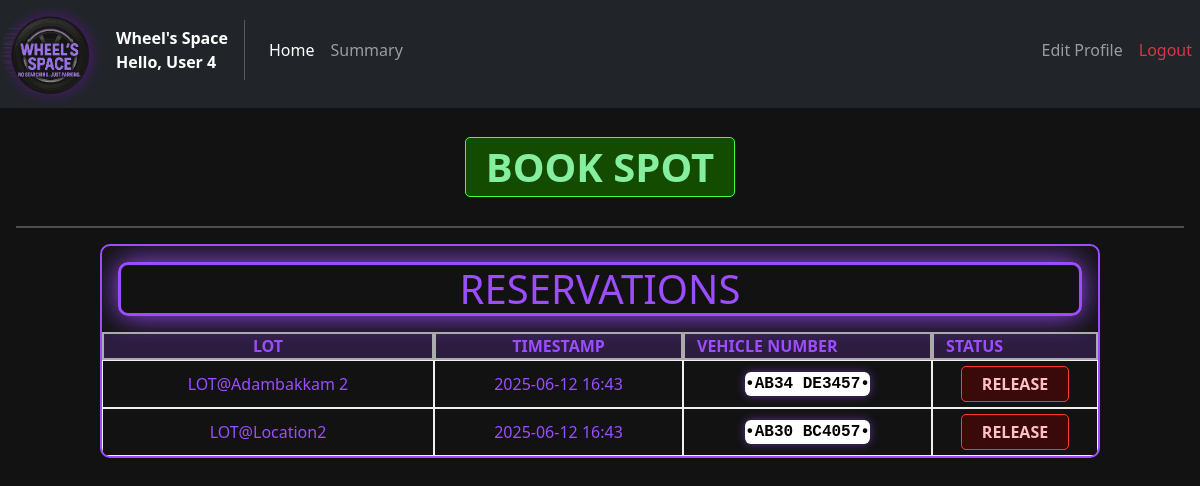
The page /home/5 on the database as committed earlier.
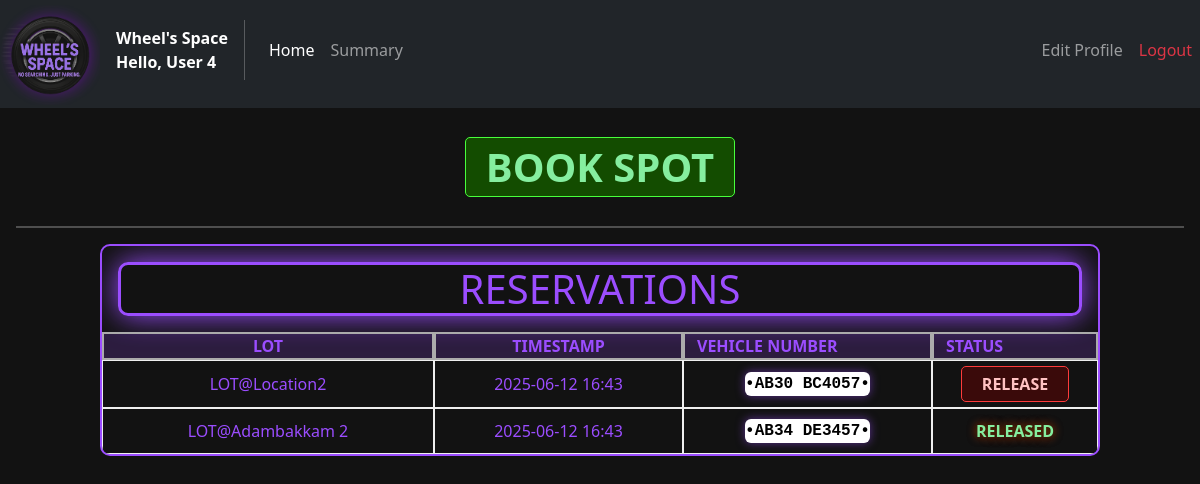
The same page on the database as committed later.
### models/Reservations.py (models this page shows)
class Reservations(db.Model):
    __tablename__ = "Reservations"
    reservation_id = db.Column(db.Integer, primary_key = True)
    spot_id = db.Column(db.Integer, db.ForeignKey("Spots.spot_id"), nullable=True)
    user_id = db.Column(db.Integer, db.ForeignKey("Users.user_id"))
    parking_timestamp = db.Column(db.DateTime, nullable = False)
    leaving_timestamp = db.Column(db.DateTime)
    price_per_hour = db.Column(db.Numeric(10, 2), nullable=False)
    vehicle_number = db.Column(db.String(11), nullable=False)
    spot = db.relationship("Spots", back_populates = "reservation")
    user = db.relationship("Users", back_populates = "reserved")

### models/Lots.py (models this page shows)
class Lots(db.Model):
    __tablename__ = "Lots"
    lot_id   = db.Column(db.Integer, primary_key=True)
    location = db.Column(db.String(30), unique = True, nullable=False)
    price    = db.Column(db.Numeric(10, 2), nullable=False)
    address  = db.Column(db.String(100), nullable = False)
    pincode  = db.Column(db.Integer, nullable=False)
    max_spots= db.Column(db.Integer, nullable=False)
    spots    = db.relationship("Spots",back_populates = "lot")

### controllers/user_routes.py (the view)
@user_routes.route("/home/<int:user_id>")
def home(user_id):
    user = Users.query.filter_by(user_id = user_id).first()
    raw_sql =  text(f"""SELECT
                            spots.spot_id,
                            lots.location,
                            reservations.vehicle_number,
                            reservations.parking_timestamp,
                            reservations.leaving_timestamp
                        FROM reservations
                        LEFT OUTER JOIN spots ON (reservations.spot_id = spots.spot_id)
                        JOIN lots ON (spots.lot_id=lots.lot_id)
                        JOIN users ON (users.user_id = reservations.user_id)
                        WHERE users.user_id = {user_id};""")
    res = db.session.execute(raw_sql).all()
    i=len(res)-1
    ind = i
    while i>=0:
        if res[ind].leaving_timestamp==None:
            res.insert(0,res.pop(ind))
            ind+=1
        i-=1
        ind-=1
    return render_template("user_login.html", user = user, reservations = res)

### templates/user_login.html (shortened to what this page needs)
<!DOCTYPE html>
<html lang="en">
<head>
    <link href="https://cdn.jsdelivr.net/npm/bootstrap@5.2.3/dist/css/bootstrap.min.css" rel="stylesheet"
>
    <link rel="stylesheet" href="{{ url_for('static', filename='css/General_style.css') }}">
    <link rel="stylesheet" href="{{ url_for('static', filename='css/User_style.css') }}">
</head>
<body>
    <nav class="navbar navbar-expand-lg navbar-dark bg-dark my-nav-bar">
        <div class="navbar-brand logo">
            <img src="{{ url_for('static', filename='images/logo.png' )}}" alt="LOGO" id="logo" class="img-fluid mb-5">
        </div>
        <div>
            <div class="fw-bold text-white">Wheel's Space</div>
            <div class="fw-bold text-white"> Hello, {{user.name}}</div>
        </div>
        <div class="collapse navbar-collapse" id="navbarelements">
            <ul class="navbar-nav me-auto">
                <li class="nav-item">
                    <a href="#" class="nav-link my-nav-link active">Home</a>
                </li>
                <li class="nav-item">
                    <a href="{{url_for('user_routes.summary', user_id = user.user_id)}}" class="nav-link my-nav-link">Summary</a>
                </li>
            </ul>
            <ul class="navbar-nav">
                 <li class="nav-item">
                    <a href="{{url_for('user_routes.useredit', user_id = user.user_id)}}" class="nav-link my-nav-link">Edit Profile</a>
                </li>
                <li class="nav-item">
                    <a href="{{url_for('auth_rbac.logout')}}" class="nav-link my-nav-link text-danger">Logout</a>
                </li>
            </ul>
        </div>
    </nav>
    <div class="container justify-content-center d-flex my-4">
        <a href="{{url_for('user_routes.bookspot', user_id = user.user_id)}}" class="add-btn user-btn h1">BOOK SPOT</a>
    </div>
    <hr class="mx-3" style="height: 2px; background-color: white; border: none;">
    <div class="container my-3 user-box">
        <div class="row">
            <span class="my-title h1 m-3 col text-center">RESERVATIONS</span>
        </div>
        <div class="row mb-1 mb-lg-0">
            <div class="table-heading col-6 col-md-5 col-lg-4">LOT</div>
            <div class="table-heading col-6 col-md-3 col-lg-3">TIMESTAMP</div>
            <div class="table-heading d-none d-md-block col-md-4 col-lg-3">VEHICLE NUMBER</div>
            <div class="table-heading d-none d-lg-block col-lg-2">STATUS</div>
        </div>
        {% for res in reservations %}
        <div class="row mb-1 mb-lg-0">
            <div class="table-element col-6 col-md-5 col-lg-4">LOT@{{res.location}}</div>
            <div class="table-element col-6 col-md-3">{{res.parking_timestamp[:-10]}}</div>
            <div class="table-element col-6 col-md-4 col-lg-3">
                <div class="d-flex license-plate justify-content-center">
                    <span>{{res.vehicle_number}}</span>
                </div>
            </div>
            <div class="table-element col-6 col-md-12 col-lg-2">
                {% if res.leaving_timestamp==None %}
                    <a href="{{url_for('user_routes.releasespot', user_id = user.user_id, spot_id = res.spot_id)}}" class="user-btn del-btn">RELEASE</a>
                {% else %}
                    <span class="user-green-span">RELEASED</span>
                {% endif %}
            </div>
        </div>
        {% endfor %}
    </div>
</body>
</html>

Rows that differ between the two databases and show on the page:
shown differently, row unchanged: Reservations "AB30 BC4057": moves up the list
changed Reservations "AB34 DE3457": now shows "RELEASED"; no longer shows "RELEASE"
